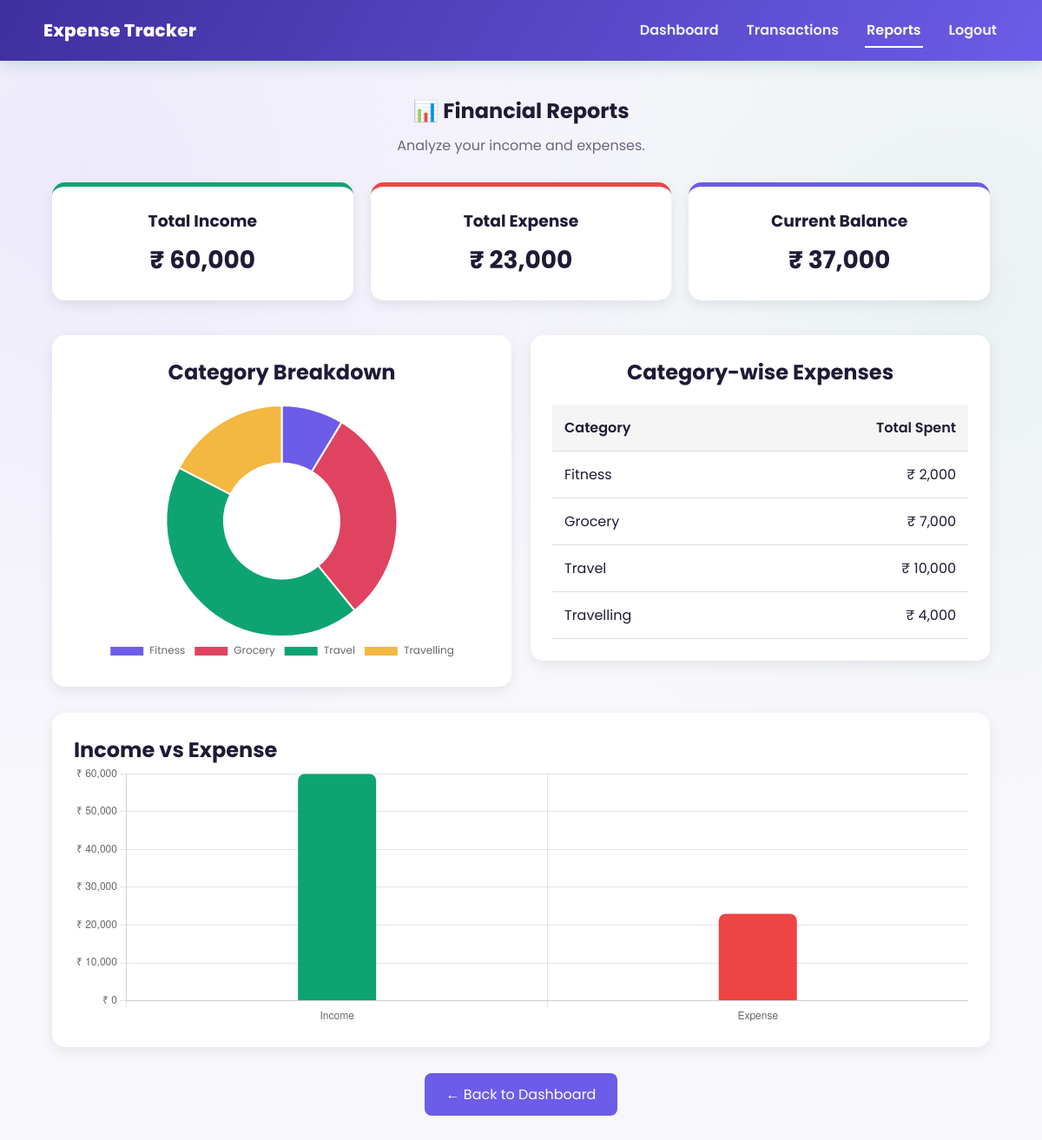
The app's page /reports (signed in) with its own data.
### tables this page shows
CREATE TABLE transactions(
    id INTEGER PRIMARY KEY AUTOINCREMENT,
    user_id INTEGER,
    type TEXT NOT NULL,
    amount REAL NOT NULL,
    category TEXT NOT NULL,
    description TEXT, date TEXT,
    FOREIGN KEY(user_id) REFERENCES users(id)
);

### app.py (the view)
@app.route("/reports")
@login_required
def reports():
    user_id = session["user_id"]
    conn = get_db()
    cursor = conn.cursor()
    cursor.execute("SELECT COALESCE(SUM(amount),0) FROM transactions WHERE type='Income' AND user_id=?", (user_id,))
    total_income = cursor.fetchone()[0]
    cursor.execute("SELECT COALESCE(SUM(amount),0) FROM transactions WHERE type='Expense' AND user_id=?", (user_id,))
    total_expense = cursor.fetchone()[0]
    balance = total_income - total_expense
    cursor.execute("""
        SELECT category, COALESCE(SUM(amount),0)
        FROM transactions
        WHERE type='Expense' AND user_id=?
        GROUP BY category
    """, (user_id,))
    category_expenses = cursor.fetchall()
    conn.close()
    return render_template(
        "reports.html",
        total_income=total_income,
        total_expense=total_expense,
        balance=balance,
        category_expenses=category_expenses
    )

### app.py (called while the page is built)
def get_db():
    conn = sqlite3.connect(DB_NAME)
    conn.row_factory = sqlite3.Row
    return conn

def login_required(view_func):
    @wraps(view_func)
    def wrapped(*args, **kwargs):
        if "user_id" not in session:
            flash("Please log in to continue.")
            return redirect(url_for("login"))
        return view_func(*args, **kwargs)
    return wrapped

@app.context_processor
def inject_user():
    return {"current_user_name": session.get("user_name")}

### templates/reports.html (shortened to what this page needs)
<!DOCTYPE html>
<html lang="en">
<head>
    <link rel="stylesheet"
          href="{{ url_for('static', filename='css/style.css') }}">
</head>
<body>
    <nav>
        <div class="logo">
            Expense Tracker
        </div>
        <div class="nav-links">
            <a href="{{ url_for('dashboard') }}">Dashboard</a>
            <a href="{{ url_for('transaction_history') }}">Transactions</a>
            <a href="{{ url_for('reports') }}" class="active">Reports</a>
            <a href="{{ url_for('logout') }}">Logout</a>
        </div>
    </nav>
    <section class="reports-section">
        <h1>📊 Financial Reports</h1>
        <p>
            Analyze your income and expenses.
        </p>
        <div class="report-cards">
            <div class="report-card income-card">
                <h3>Total Income</h3>
                <h2>₹ {{ "{:,.0f}".format(total_income) }}</h2>
            </div>
            <div class="report-card expense-card">
                <h3>Total Expense</h3>
                <h2>₹ {{ "{:,.0f}".format(total_expense) }}</h2>
            </div>
            <div class="report-card balance-card">
                <h3>Current Balance</h3>
                <h2>₹ {{ "{:,.0f}".format(balance) }}</h2>
            </div>
        </div>
        <div class="reports-grid">
            <div class="chart-card">
                <h2>Category Breakdown</h2>
                {% if category_expenses %}
                <canvas id="categoryChart"></canvas>
                {% else %}
                <p style="text-align:center; color:var(--muted);">No expense data yet.</p>
                {% endif %}
            </div>
            <div class="category-report">
                <h2>Category-wise Expenses</h2>
                <table class="report-table">
                    <thead>
                        <tr>
                            <th>Category</th>
                            <th>Total Spent</th>
                        </tr>
                    </thead>
                    <tbody>
                        {% for category, amount in category_expenses %}
                        <tr>
                            <td>{{ category }}</td>
                            <td>₹ {{ "{:,.0f}".format(amount) }}</td>
                        </tr>
                        {% else %}
                        <tr>
                            <td colspan="2">No expense data available.</td>
                        </tr>
                        {% endfor %}
                    </tbody>
                </table>
            </div>
        </div>
        <div class="bar-chart-card">
            <h2>Income vs Expense</h2>
            <canvas id="incomeExpenseChart"></canvas>
        </div>
        <div class="back-dashboard">
            <a href="{{ url_for('dashboard') }}">
                ← Back to Dashboard
            </a>
        </div>
    </section>
    <script>
        {% if category_expenses %}
        new Chart(document.getElementById('categoryChart'), {
            type: 'doughnut',
            data: {
                labels: [{% for cat, amt in category_expenses %}"{{ cat }}"{{ "," if not loop.last }}{% endfor %}],
                datasets: [{
                    data: [{% for cat, amt in category_expenses %}{{ amt }}{{ "," if not loop.last }}{% endfor %}],
                    backgroundColor: ['#6C5CE7', '#E0435F', '#0EA472', '#f4b740', '#3F2F9E', '#5849C2', '#8b7ff0', '#c9455e'],
                    borderColor: '#ffffff',
                    borderWidth: 2
                }]
            },
            options: {
                responsive: true,
                plugins: {
                    legend: { position: 'bottom', labels: { font: { family: 'Poppins' } } }
                }
            }
        });
        {% endif %}
        new Chart(document.getElementById('incomeExpenseChart'), {
            type: 'bar',
            data: {
                labels: ['Income', 'Expense'],
                datasets: [{
                    data: [{{ total_income }}, {{ total_expense }}],
                    backgroundColor: ['#0EA472', '#ef4444'],
                    borderRadius: 8,
                    maxBarThickness: 90
                }]
            },
            options: {
                responsive: true,
                plugins: { legend: { display: false } },
                scales: {
                    y: {
                        beginAtZero: true,
                        ticks: { callback: function(v) { return '₹ ' + v.toLocaleString('en-IN'); } }
                    }
                }
            }
        });
    </script>
</body>
</html>

### static/css/style.css (style rules this page uses)
:root { --brand: #6C5CE7; --brand-dark: #5849C2; --brand-deep: #3F2F9E; --ink: #201A35; --muted: #6B6480; --bg: #F8F7FC; --card: #FFFFFF; --border: #E8E4F5; --income: #0EA472; --income-soft: #E3F7EF; --expense: #E0435F; --expense-soft: #FDEAEE; --radius: 14px; --shadow-sm: 0 4px 14px rgba(63, 47, 158, 0.07); --shadow-md: 0 10px 28px rgba(63, 47, 158, 0.12); --shadow-lg: 0 18px 44px rgba(63, 47, 158, 0.16); --font: 'Poppins', 'Segoe UI', Arial, sans-serif; }
* { margin:0; padding:0; box-sizing:border-box; font-family: var(--font); }
html { scroll-behavior: smooth; }
body { background: var(--bg); color: var(--ink); -webkit-font-smoothing: antialiased; animation: page-in 0.35s ease both; }
a { color: inherit; }
nav { min-height: 70px; background: linear-gradient(120deg, var(--brand-deep), var(--brand)); display: flex; align-items: center; justify-content: space-between; padding: 14px 50px; position: sticky; top: 0; z-index: 100; box-shadow: 0 4px 18px rgba(15, 118, 110, 0.18); }
.logo { color: white; font-size: 20px; font-weight: 800; letter-spacing: 0.3px; display: flex; align-items: center; gap: 8px; }
.nav-links { display: flex; align-items: center; gap: 28px; }
.nav-links a { color: white; text-decoration: none; font-weight: 600; opacity: 0.92; padding: 6px 2px; border-bottom: 2px solid transparent; transition: opacity 0.2s ease, border-color 0.2s ease; }
.nav-links a:hover, .nav-links a.active { opacity: 1; border-color: white; }
.back-dashboard { text-align: center; margin: 34px 0; }
body { background: radial-gradient(circle at 8% 15%, rgba(108, 92, 231, 0.08), transparent 45%), radial-gradient(circle at 92% 25%, rgba(14, 164, 114, 0.06), transparent 40%), var(--bg); }

### templates/reports.html (style rules this page uses)
.reports-section { width: 90%; max-width: 1100px; margin: 40px auto; }
.reports-section h1 { text-align: center; margin-bottom: 10px; }
.reports-section > p { text-align: center; margin-bottom: 30px; color: var(--muted); }
.report-cards { display: grid; grid-template-columns: repeat(3, 1fr); gap: 20px; margin-bottom: 40px; }
.report-card { padding: 25px; border-radius: 15px; text-align: center; background: white; box-shadow: 0 5px 15px rgba(0, 0, 0, 0.08); }
.report-card h3 { margin-bottom: 10px; }
.report-card h2 { margin: 0; font-size: 28px; }
.income-card { border-top: 5px solid #0EA472; }
.expense-card { border-top: 5px solid #ef4444; }
.balance-card { border-top: 5px solid #6C5CE7; }
.reports-grid { display: grid; grid-template-columns: 1fr 1fr; gap: 22px; align-items: start; margin-bottom: 30px; }
.category-report, .chart-card { background: white; padding: 25px; border-radius: 15px; box-shadow: 0 5px 15px rgba(0, 0, 0, 0.08); }
.category-report h2, .chart-card h2 { text-align: center; margin-bottom: 20px; }
.report-table { width: 100%; border-collapse: collapse; }
.report-table th, .report-table td { padding: 14px; text-align: left; border-bottom: 1px solid #ddd; }
.report-table tbody tr { transition: 0.2s ease; }
.report-table th { font-weight: 600; }
.report-table td:last-child, .report-table th:last-child { text-align: right; }
.report-table td:first-child, .report-table th:first-child { text-align: left; }
.report-table th { background: #f5f5f5; }
.bar-chart-card { background: white; padding: 25px; border-radius: 15px; box-shadow: 0 5px 15px rgba(0, 0, 0, 0.08); margin-bottom: 30px; }
#categoryChart, #incomeExpenseChart { max-height: 300px; }
.back-dashboard { text-align: center; margin-top: 30px; }
.back-dashboard a { display: inline-block; padding: 12px 25px; background: #6C5CE7; color: white; text-decoration: none; border-radius: 8px; }

### records on screen
transactions: category "Fitness", amount "2,000"
transactions: category "Grocery", amount "7,000"
transactions: category "Travel", amount "10,000"
transactions: category "Travelling", amount "4,000"

### other values on screen
{{ "{:,.0f}".format(total_income) }} "60,000"
{{ "{:,.0f}".format(total_expense) }} "23,000"
{{ "{:,.0f}".format(balance) }} "37,000"
chart data {{ cat }} Fitness, Grocery, Travel, Travelling
chart data {{ amt }} 2000.0, 7000.0, 10000.0, 4000.0
